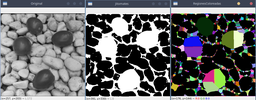
#> input picture Object Segmentation/img/20221209142507.bmp, 256 x 100 px, shrunk from 1227 x 478 before the run
$ python main.py img/20221209142507.bmp   (older library calls are emulated)
#> lines starting #> are read from the running program, lines starting #| are printed output that depends on the picture; after the words box and inside, x2 and y2 are one past the last pixel; in counts of white or black regions, pixels touching at a corner belong together; long printed decimals are rounded
### Object Segmentation/umbrales.py
import numpy as np
import cv2

from utils import VERBOSE

def Histogram(image):
    m, n = [image.shape[0], image.shape[1]]
    hist = np.zeros((256))

    for i in range(0, m):
        for j in range(0, n):
            p = image[i][j]
            hist[p] += 1

    return hist


def Umbralizar(image, T):
    m, n = [image.shape[0], image.shape[1]]
    result = np.zeros((m, n))

    for i in range(0, m):
        for j in range(0, n):
            if (image[i][j] > T):
                result[i][j] = 255
            else:
                result[i][j] = 0

    return np.uint8(result)


# [54 lines left out: functions OTSU, picos, not called in this run]


def isoData(image,inicial):
    T1,T2 = [inicial, inicial]

    delta = 255
    histogram = Histogram(image)

    G1,G2 = [0,0]
    m1,m2 = [0,0]

    while (delta>1):
        T1 = T2

        if T1<0:
            T1=0

        G1 = sum(histogram[0:T1+1])
        G2 = sum(histogram[T1:255])

        m1 = sum([k*histogram[k] for k in range(0,T1)]) / (G1+1)
        m2 = sum([k*histogram[k] for k in range(T1,255)]) / (G2+1)

        T2 = int(abs((m1+m2)/2))
        delta = T2-T1

        if VERBOSE:
            print(f"G1 = {G1} , G2 = {G2} , m1 = {m1}, m2 = {m2} ==> T2 = {T2}")

    T = int(T2)

    if VERBOSE:
        print(f"Umbral encontrado con ISODATA: {T}")
    return T,Umbralizar(image,T)


# [16 lines that do not run on import are left out]

### Object Segmentation/watershed.py
from sys import argv
import numpy as np
import cv2

# Watershed
from skimage import morphology
from skimage.segmentation import watershed
from skimage.segmentation import random_walker
from skimage.feature import peak_local_max

from scipy import ndimage as ndi

from umbrales import *

VERBOSE = True


def watershed_colors(labels):
    m,n = labels.shape

    # Se obtienen las distintas etiquetas
    labeledObjects = np.zeros((m,n,3),dtype=np.uint8)
    labelIDs = np.unique(labels)
    labelIDs = list(labelIDs)

    # Se generan colores aleatorios
    random_colors = []

    for c in labelIDs:
        b = np.random.randint(0,255)
        g = np.random.randint(0,255)
        r = np.random.randint(0,255)
        random_colors.append([b,g,r])

    # Dependiendo de la etiqueta se da un color a la nueva imagen
    for i in range(m):
        for j in range(n):
            cindex = labelIDs.index(labels[i][j])
            labeledObjects[i,j,:] = random_colors[cindex]
            if labels[i][j] == 0:
                labeledObjects[i,j,:] = [0,0,0]

    return labeledObjects

# [70 lines that do not run on import are left out]

def Watershed(bin_image):
    distance = ndi.distance_transform_edt(bin_image)
    coords = peak_local_max(distance, footprint=np.ones((3, 3)), labels=bin_image)
    mask = np.zeros(distance.shape, dtype=bool)
    mask[tuple(coords.T)] = True
    markers, _ = ndi.label(mask)
    labels = watershed(-distance, markers, mask=bin_image)

    distance = np.array(distance,np.uint8)
    markers = np.array(markers,np.uint8)
    distancias = bin_image - distance
    labels = np.array(labels,dtype=np.uint8)

    return labels

### Object Segmentation/laplace.py
import os
import cv2
import math
import numpy as np
from termcolor import cprint
from sys import argv


# [57 lines left out: functions LoG, LoGKernel, ZeroCrossing, not called in this run]


simpleKernel = np.array([
    [0, 1, 0],
    [1, -4, 1],
    [0, 1, 0]
])

from umbrales import isoData


def borderDetection(image):
    result = cv2.GaussianBlur(image,(5,5),1.5)
    result = cv2.filter2D(image,-1,simpleKernel)
    T,result = isoData(result,10)
    return result


# # Image Reading
# src = argv[1]
# nombre, extension = os.path.splitext(src)
# dest = nombre.split("/")[-1]+"borders.png"

# cprint(f"Leyendo la imagen {src}", "yellow")
# image = cv2.imread(src)
# image = cv2.cvtColor(image, cv2.COLOR_BGR2GRAY)

# # Preprocesing
# cprint("Aplicando eliminación de ruido gaussiana", "yellow")
# image = cv2.GaussianBlur(image,(5,5),1)

# # Reading Data
# # cprint("Aplicando kernel HloG", "yellow")
# # kernsize = int(input("Ingresa el tamaño del kernel : "))
# # sigma = float(input("Ingresa el sigma : "))

# # # LoG Filter
# # logkernel = LoGKernel(kernsize, sigma)
# # imglog = cv2.filter2D(image, cv2.CV_64F, logkernel)
# # imglog = imglog/imglog.max()

# # # Zero Crossing
# # cprint("Realizando la cruza por ceros", "yellow")
# # zeroCrossed = ZeroCrossing(imglog)

# # # Final Edges
# # cprint("Getting the final borders", "yellow")
# # final = cv2.filter2D(zeroCrossed, -1, simpleKernel)

# from watershed import *

# kernelFiltered = cv2.filter2D(image,-1,simpleKernel)
# T,finalBorders =isoData(kernelFiltered,10)
# finalBorders = 255 - finalBorders
# # Results
# cv2.imshow("Original", image)
# # cv2.imshow("LOG", imglog)
# # cv2.imshow("LOGUMBRAL", zeroCrossed)
# # cv2.imshow("Final", final)
# cv2.imshow("ConKernel",kernelFiltered)
# cv2.imshow("Bordes",finalBorders)

# cv2.waitKey(0)
# cv2.destroyAllWindows()

# #cprint("Image Saved", "green")
# #os.chdir("results")

# #cv2.imwrite(dest, zeroCrossed)

### Object Segmentation/clustering.py
import cv2
import random
import numpy as np
import matplotlib.pyplot as plt

from sys import argv
from watershed import *
from numpy.linalg import norm
from mpl_toolkits.mplot3d import Axes3D

from utils import VERBOSE


# ###################################################
# Segmentación R, G, B
# ###################################################

# [40 lines left out: functions channel_segmentation, thresold_segmentation, not called in this run]


def euclidean(v,w):
    return np.sqrt(sum([(v[i]-w[i])**2 for i in range(0,len(w))]))

class Kmeans:
    def __init__(self, nclusters, iterations=100):
        self.n_clusters = nclusters
        self.max_iter = iterations
        self.labels = []

    def init_centroids(self, points):
        return random.sample(points.tolist(),self.n_clusters)

    def calc_centroids(self, points, labels):
        centroids = np.zeros((self.n_clusters, points.shape[1]))
        for k in range(self.n_clusters):
            centroids[k, :] = np.mean(points[labels == k, :], axis=0)
        return centroids

    def matrix_distance(self, points, centroids):
        distance = np.zeros((points.shape[0], self.n_clusters))

        for i in range(len(points)):
            for k in range(self.n_clusters):
                distance[i][k] = euclidean(centroids[k],points[i])

        return distance

    def find_closest_cluster(self, distance):
        return np.argmin(distance, axis=1)

    def fit(self, points):
        self.centroids = self.init_centroids(points)

        for i in range(self.max_iter):
            VERBOSE and print(f"Trainning model stage {i}")
            old_centroids = self.centroids
            distance = self.matrix_distance(points, old_centroids)
            self.labels = self.find_closest_cluster(distance)
            self.centroids = self.calc_centroids(points, self.labels)

            if np.all(old_centroids == self.centroids):
                break

    def predict(self, point):
        distance = self.matrix_distance(point, self.centroids)
        return self.find_closest_cluster(distance)

# [36 lines left out: functions plotclusters, kmeans_segmentation, not called in this run]

# [43 lines that do not run on import are left out]

    # [5 lines of commented-out code are left out]

### Object Segmentation/main.py
import cv2
import numpy as np
from sys import argv

# Imagen en Escala de Grises
image = cv2.imread(argv[1])
#> image is the input picture: shape (100, 256, 3); mean B, G, R 107.7, 106.5, 105.7
image = cv2.cvtColor(image,cv2.COLOR_BGR2GRAY)
#> image: shape (100, 256)
m,n = image.shape
#> m = 100; n = 256

# Reducción de ruido
image = cv2.GaussianBlur(image,(5,5),1)
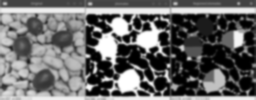
#> image: shape (100, 256); min 0, max 255, mean 106.3

# Segmentación por umbral, se obtienen los elementos claros u obscuros
from umbrales import isoData

T, img_bin = isoData(image,80)
#> after the loop in Histogram, `for i in range(0, m):`: hist = 256 values, max 1079 at index 0, min 12 at index 241, mean 100
#> in isoData, `histogram = Histogram(image)`: histogram has the same summary as hist in Histogram
#> the loop in isoData, `while (delta>1):` made 4 passes
#> (T1, G1, G2, m1, m2, T2, delta) on passes 2 to 4: (96, 13074, 11975, 40.08, 170.1, 105, 9), (105, 13852, 11197, 43.46, 174.9, 109, 4), (109, 14111, 10920, 44.75, 176.7, 110, 1)
#> (G1, G2, m1, m2, T2, delta) on pass 1: (11362, 13702, 32.87, 159.6, 96, 16)
#| G1 = 11362.0 , G2 = 13702.0 , m1 = 32.870, m2 = 159.614 ==> T2 = 96
#| G1 = 13074.0 , G2 = 11975.0 , m1 = 40.077, m2 = 170.064 ==> T2 = 105
#| G1 = 13852.0 , G2 = 11197.0 , m1 = 43.455, m2 = 174.916 ==> T2 = 109
#| G1 = 14111.0 , G2 = 10920.0 , m1 = 44.747, m2 = 176.654 ==> T2 = 110
#> in isoData, `T = int(T2)`: T = 110
#| Umbral encontrado con ISODATA: 110
#> after the loop in Umbralizar, `for i in range(0, m):`:
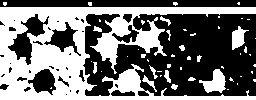
#> result: shape (100, 256) float64; 44.7% white; 51 white regions (37 under 20 px), largest, box (x1, y1, x2, y2) and area: (0, 7, 256, 100) 10212, (199, 69, 226, 93) 356, (232, 26, 249, 50) 226
#> T = 110
invertir = int(input("Tus objetos de interés son oscuros : 1 : si, 0 : no => "))
#> the answer given: 1
img_bin = 255 - img_bin if invertir==1 else img_bin

# Segmenación Watershed
from watershed import Watershed,watershed_colors

regiones = Watershed(img_bin)
#> in Watershed, `distance = ndi.distance_transform_edt(bin_image)`:
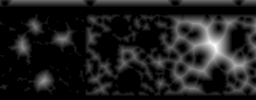
#> distance: shape (100, 256) float64; min 0, max 17.03, mean 2.06; drawn with min black and max white
#> in Watershed, `coords = peak_local_max(distance, footprint=np.ones((3, 3)), labels=bi..`: coords = 708 pairs, first value 1 to 94, second value 1 to 254
#> in Watershed, `labels = watershed(-distance, markers, mask=bin_image)`: labels: shape (100, 256) int32; 275 distinct labels, from 0 to 274
#> in Watershed, `labels = np.array(labels,dtype=np.uint8)`:
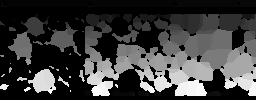
#> labels: shape (100, 256); min 0, max 255, mean 61.7
regiones_coloreadas = watershed_colors(regiones)
#> in watershed_colors, `labelIDs = np.unique(labels)`: labelIDs = 256 values from 0 to 255
#> the loop in watershed_colors, `for c in labelIDs:` made 256 passes
#> (b, g, r) on passes 1 to 3: (172, 47, 117), (192, 67, 251), (195, 103, 9)
#> after the loop in watershed_colors, `for c in labelIDs:`: random_colors = 256 items, first 6: [172, 47, 117], [192, 67, 251], [195, 103, 9], [211, 21, 242], [36, 87, 70], [216, 88, 140]
#> after the loop in watershed_colors, `for i in range(m):`:
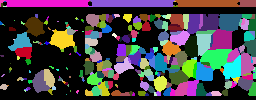
#> labeledObjects: shape (100, 256, 3); mean of channels 0, 1, 2 70.5, 66.3, 69.7; drawn as B, G, R

# Obtención de las regiones más grandes
from umbrales import Histogram

hist = Histogram(regiones)
#> hist = 256 values, max 11588 at index 0, min 1 at index 34, mean 100
hist = [[hist[k],k] for k in range(0,256)]
#> hist = 256 pairs, first value 1 to 11588, second value 0 to 255
hist.sort(reverse=True)

cv2.imshow("Original",image)
cv2.imshow("Jitomates",img_bin)
cv2.imshow("Regiones",regiones)
cv2.imshow("RegionesColoreadas",regiones_coloreadas)

cv2.waitKey()
cv2.destroyAllWindows()

# Se seleccionan las n regiones más grandes
numRegions = int(input("Ingresa el número de regiones que ocupan tus objetos : ")) + 1 # 8 es el número correcto
#> the answer given: 1
topRegions = np.array(hist[0:numRegions])
#> topRegions = [[11588, 0], [607, 3]]
topRegions = topRegions[:,1]
#> topRegions = [0, 3]

# Se crea una imagen binaria con los objetos de interés
jitomates = np.zeros((m,n),dtype=np.uint8)

for i in range(0,m):
    for j in range(0,n):
        if regiones[i][j] in topRegions and regiones[i][j]!=0:
            jitomates[i][j]=255
        else:
            jitomates[i][j]=0
#> jitomates: shape (100, 256); 2.4% white; 2 white regions, box (x1, y1, x2, y2) and area: (5, 0, 90, 7) 575, (170, 88, 175, 96) 32

# Se elimina el ruido para quitar los cortes entre las regiones
from umbrales import Umbralizar

jitomates_cortados = jitomates.copy()
jitomates = cv2.GaussianBlur(jitomates,(51,51),5)
clean_tomatoes = Umbralizar(jitomates,127)
#> call 2 of Umbralizar, with T = 127
#> after the loop in Umbralizar (call 2), `for i in range(0, m):`:
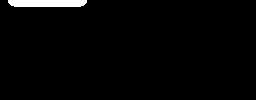
#> result: shape (100, 256) float64; 2.1% white; 1 white region, box (x1, y1, x2, y2) and area: (8, 0, 87, 7) 529

# Detección de bordes con filtro LoG
from laplace import borderDetection

borders = borderDetection(clean_tomatoes)
#> in isoData (call 2), `histogram = Histogram(image)`: image: shape (100, 256); 0.33% white in thin lines or dots, all inside (x1, y1, x2, y2) = (7, 0, 88, 8)
#| Umbral encontrado con ISODATA: 0

cv2.imshow("JitomatesCortados",jitomates_cortados)
cv2.imshow("Jitomates",jitomates)
cv2.imshow("JitomatesLimpios",clean_tomatoes)
cv2.imshow("Bordes",borders)

cv2.waitKey()
cv2.destroyAllWindows()


# Agrupamiento de coordenadas
from clustering import Kmeans

# Añadimos las coordenadas de los bordes
white_coords = []

for i in range(m):
    for j in range(n):
        if borders[i,j]==255:
            white_coords.append([i,j])

# Agrupamos las coordenadas de los bordes, la cantidad de clusters es la cantidad de objetos
# , los centroides estarán en el centro del objeto y este valor se pregunta al usuario.
nobj = int(input("¿Cuántos objetos hay en la imagen?"))
#> the answer given: 3
coordenadas = np.array(white_coords)

model = Kmeans(nobj,20)
model.fit(coordenadas)

print(f"LEN : {len(white_coords)} vs {len(model.labels)} Labels = {np.unique(model.labels)}")
#| LEN : 85 vs 85 Labels = [0 1 2]

# Creamos una lista para guardas las coordenadas de cada cluster
cluster_coords = []

for c in range(nobj):
    cluster_coords.append([])

# Guardamos las coordenadas de cada cluster
for i in range(len(white_coords)):
    k = model.labels[i]
    cluster_coords[k].append(white_coords[i])

# Creamos tantas imágenes como objetos hayan sido detectados
objects = []
bounds = [] # Guarda las regiones de los objetos [x0,y0,x1,y1]

for obj_coords in cluster_coords:
    coords = np.array(obj_coords)
    xmin = coords[np.argmin(coords[:,0]),0]
    xmax = coords[np.argmax(coords[:,0]),0]
    ymin = coords[np.argmin(coords[:,1]),1]
    ymax = coords[np.argmax(coords[:,1]),1]

    bounds.append([xmin,ymin,xmax,ymax])

    print(f"Objeto encontrado desde el punto (x={xmin} , y={ymin} ) a ( x={xmax} , y={ymax} )")

    ni = ymax- ymin
    mi = xmax-xmin

    obj_img = np.zeros((mi,ni))
    print(f"Creando imagen con dimensiones {mi} x {ni}")

    for i in range(mi):
        for j in range(ni):
            obj_img[i,j] = borders[i+xmin,j+ymin]

    objects.append(obj_img)

# Graficando las líneas
marked_image = cv2.imread(argv[1])

for o in range(len(objects)):
    x,y,w,h = bounds[o]
    print(f"Trazando una línea de [ {x} , {y} ] a [ {w} , {h} ]")
    cv2.line(marked_image,(y,x),(h,w),color=(0,0,255),thickness=2)
    longitud_linea = np.sqrt((x-w)**2 +(y-h)**2)
    print(f"La longitud de la línea es : {longitud_linea}")
    xmed = int((y+h)/2)
    ymed = int((x+w)/2)
    cv2.putText(marked_image,f"L={int(longitud_linea)}",(xmed,ymed),cv2.FONT_HERSHEY_SIMPLEX,0.5,color=(255,255,255),thickness=2)
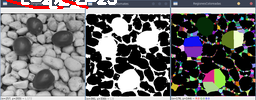
#> marked_image: shape (100, 256, 3); 2.16% of pixels changed, all inside (x1, y1, x2, y2) = (6, 0, 117, 9)


# Resultados
cv2.imshow("Bordes",borders)

for i in range(len(objects)):
    cv2.imshow(f"Object{i}",objects[i])

cv2.imshow("ConLineas",marked_image)

cv2.waitKey()
cv2.destroyAllWindows()

$ run again, on Object Segmentation/img/20221209152656.bmp
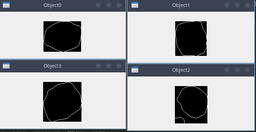
#> input picture Object Segmentation/img/20221209152656.bmp, 256 x 132 px, shrunk from 748 x 385 before the run
#> image is the input picture: shape (132, 256, 3); mean B, G, R 172.2, 168.8, 166.8
#> after the loop in Histogram, `for i in range(0, m):`: hist = 256 values, max 16783 at index 239, min 0 at index 240, mean 132
#> histogram has the same summary as hist in Histogram
#> the loop in isoData, `while (delta>1):` made 4 passes
#> (T1, G1, G2, m1, m2, T2, delta) on passes 2 to 4: (128, 11365, 22455, 49.6, 229, 139, 11), (139, 11741, 22055, 52.63, 230.7, 141, 2), (141, 11874, 21922, 53.61, 231.3, 142, 1)
#> (printed output is left out)
#> in isoData, `T = int(T2)`: T = 142
#| Umbral encontrado con ISODATA: 142
#> after the loop in Umbralizar, `for i in range(0, m):`:
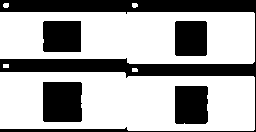
#> result: shape (132, 256) float64; 64.8% white; 5 black regions, box (x1, y1, x2, y2) and area: (0, 0, 256, 132) 6811, (43, 82, 82, 122) 1545, (175, 86, 208, 124) 1237, (43, 21, 81, 52) 1172, (175, 21, 207, 56) 1116
#> coords = 749 pairs, first value 1 to 130, second value 1 to 254
#> labelIDs = 35 values from 0 to 34
#> the loop in watershed_colors, `for c in labelIDs:` made 35 passes
#> (b, g, r) on passes 1 to 8: (172, 47, 117), (192, 67, 251), (195, 103, 9), (211, 21, 242), (36, 87, 70), (216, 88, 140), (58, 193, 230), (39, 87, 174)
#> after the loop in watershed_colors, `for c in labelIDs:`: random_colors = 35 items, first 6: [172, 47, 117], [192, 67, 251], [195, 103, 9], [211, 21, 242], [36, 87, 70], [216, 88, 140]
#> `hist = Histogram(regiones)`: hist = 256 values, max 21911 at index 0, min 0 at index 35, mean 132
#> `hist = [[hist[k],k] for k in range(0,256)]`: hist = 256 pairs, first value 0 to 21911, second value 0 to 255
#> `topRegions = np.array(hist[0:numRegions])`: topRegions = [[21911, 0], [1545, 28]]
#> `topRegions = topRegions[:,1]`: topRegions = [0, 28]
#| Umbral encontrado con ISODATA: 0
#| LEN : 138 vs 138 Labels = [0 1 2]
#> after the loop `for o in range(len(objects)):`:
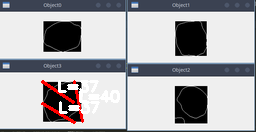
#> marked_image: shape (132, 256, 3); 3.25% of pixels changed, all inside (x1, y1, x2, y2) = (41, 80, 120, 124)

$ run again, on Object Segmentation/img/20221209154944.bmp
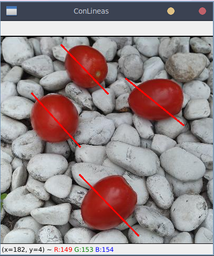
#> input picture Object Segmentation/img/20221209154944.bmp, 214 x 256 px, shrunk from 407 x 487 before the run
#> image is the input picture: shape (256, 214, 3); mean B, G, R 138.9, 137.6, 150.7
#> after the loop in Histogram, `for i in range(0, m):`: hist = 256 values, max 2663 at index 239, min 0 at index 0, mean 214
#> histogram has the same summary as hist in Histogram
#> the loop in isoData, `while (delta>1):` made 5 passes
#> (T1, G1, G2, m1, m2, T2, delta) on passes 2 to 5: (112, 18349, 36646, 73.96, 174.8, 124, 12), (124, 20660, 34296, 79.04, 178.7, 128, 4), (128, 21479, 33524, 80.54, 180, 130, 2), (130, 21873, 33080, 81.7, 180.7, 131, 1)
#> (printed output is left out)
#> in isoData, `T = int(T2)`: T = 131
#| Umbral encontrado con ISODATA: 131
#> after the loop in Umbralizar, `for i in range(0, m):`:
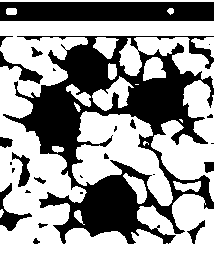
#> result: shape (256, 214) float64; 59.7% white; 26 black regions (11 under 20 px), largest, box (x1, y1, x2, y2) and area: (3, 36, 214, 244) 16375, (0, 2, 214, 21) 3958, (0, 183, 32, 231) 442
#> coords = 1071 pairs, first value 4 to 242, second value 1 to 212
#> labelIDs = 256 values from 0 to 255
#> the loop in watershed_colors, `for c in labelIDs:` made 256 passes
#> (b, g, r) on passes 1 to 3: (172, 47, 117), (192, 67, 251), (195, 103, 9)
#> after the loop in watershed_colors, `for c in labelIDs:`: random_colors = 256 items, first 6: [172, 47, 117], [192, 67, 251], [195, 103, 9], [211, 21, 242], [36, 87, 70], [216, 88, 140]
#> `hist = Histogram(regiones)`: hist = 256 values, max 32724 at index 0, min 1 at index 184, mean 214
#> `hist = [[hist[k],k] for k in range(0,256)]`: hist = 256 pairs, first value 1 to 32724, second value 0 to 255
#> `topRegions = np.array(hist[0:numRegions])`: topRegions = [[32724, 0], [2839, 6]]
#> `topRegions = topRegions[:,1]`: topRegions = [0, 6]
#| Umbral encontrado con ISODATA: 0
#| LEN : 181 vs 181 Labels = [0 1 2]
#> the loop `for i in range(len(objects)):` made 3 passes
#> pass 2, `cv2.imshow(f"Object{i}",objects[i])`:
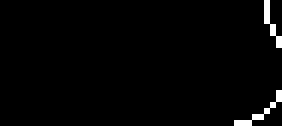
#> window 'Object1': shape (21, 47) (shown 6 times larger); 1.7% white in thin lines or dots, all inside (x1, y1, x2, y2) = (39, 0, 47, 21)
